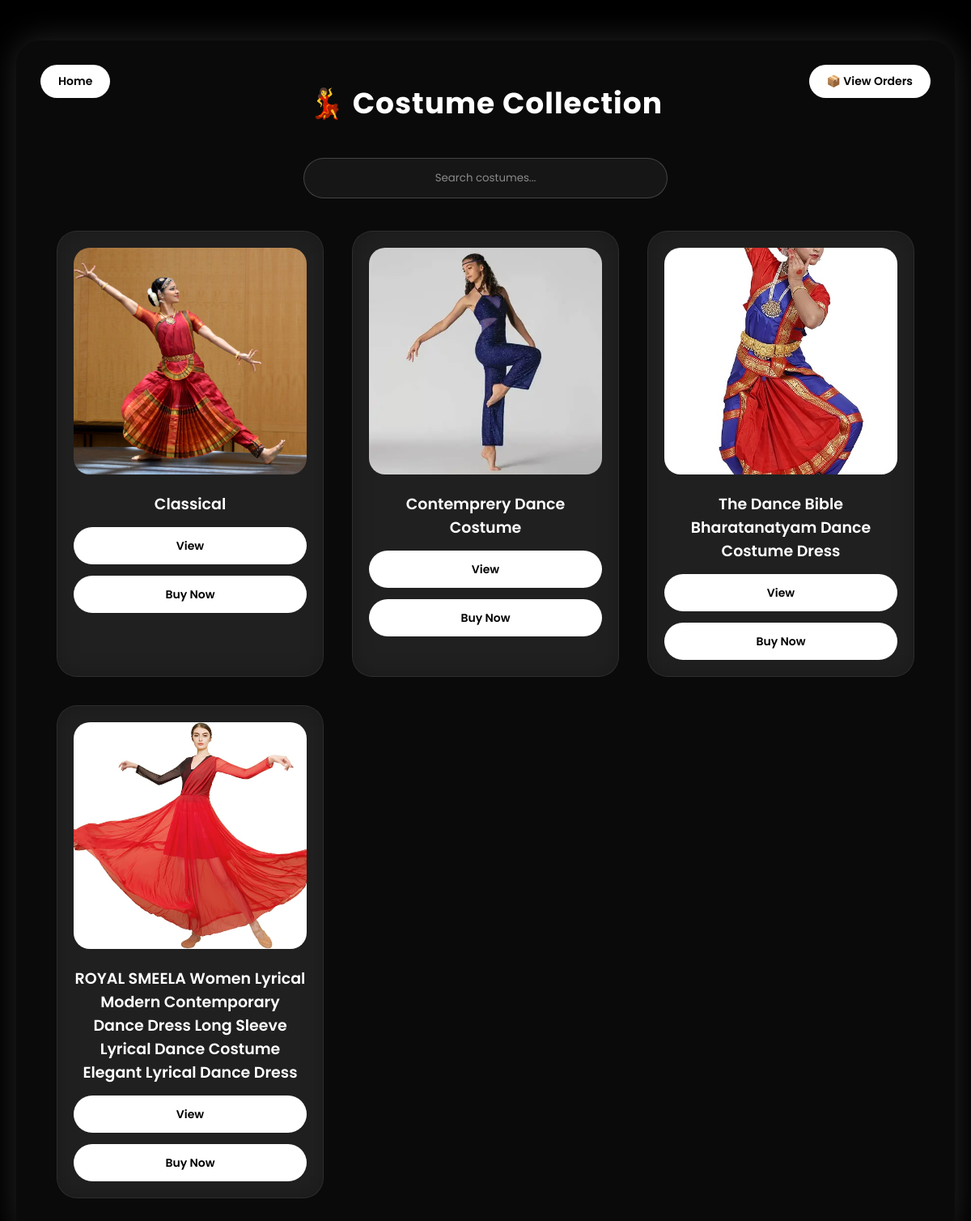
The page /listcostumes/ on the database its author committed.
### danceapp/models.py (models this page shows, shortened)
class Costume(models.Model):
    shop=models.ForeignKey(shop,on_delete=models.CASCADE,related_name="costume",null=True,blank=True)
    name = models.CharField(max_length=100,null=True,blank=True)
    rate = models.DecimalField(max_digits=10, decimal_places=2,null=True,blank=True)
    image = models.FileField(upload_to='costumes/', blank=True, null=True)
    description = models.TextField(blank=True, null=True)
    created_at=models.DateTimeField(auto_now_add=True,null=True,blank=True)

### danceapp/views.py (the view)
# urls.py: path('listcostumes/',views.listcostumes,name='listcostumes'),
def listcostumes(request):
    costumes = models.Costume.objects.all().order_by('-created_at')
    return render(request, 'listcostumes.html', {'costumes': costumes})

### danceapp/templates/listcostumes.html (shortened to what this page needs)
<!DOCTYPE html>
<html lang="en">
<head>
</head>
<body>
<div class="container">
  <a href="/home/" class="home-btn">Home</a>
  <a href="/user_orders_list/" class="order-btn">📦 View Orders</a>
  <h2>💃 Costume Collection</h2>
  <div class="search-bar">
    <input type="text" id="searchInput" onkeyup="searchCostume()" placeholder="Search costumes...">
  </div>
  <div class="costume-grid">
    {% for costume in costumes %}
    <div class="costume-card">
      <img src="{{ costume.image.url }}" alt="">
      <div class="costume-name">{{ costume.name }}</div>
      <a href="{% url 'costume_detail' costume.id %}" class="btn-buy">View</a>
      <a href="{% url 'addtocart' costume.id %}" class="btn-buy">Buy Now</a>
    </div>
    {% endfor %}
  </div>
</div>
</body>
</html>

### danceapp/templates/listcostumes.html (style rules this page uses)
:root { --bg: #000000; --primary: #ffffff; --secondary: #cfcfcf; --muted: #8a8a8a; --glass: rgba(255, 255, 255, 0.04); --card-glass: rgba(255, 255, 255, 0.06); }
* { margin: 0; padding: 0; box-sizing: border-box; font-family: 'Poppins', sans-serif; }
body { background: var(--bg); color: var(--primary); min-height: 100vh; padding: 50px 20px; display: flex; justify-content: center; }
.container { width: 100%; max-width: 1200px; background: var(--glass); backdrop-filter: blur(25px); border-radius: 30px; padding: 50px; box-shadow: 0 0 40px rgba(255,255,255,0.15); position: relative; animation: fadeIn 0.8s ease; }
h2 { text-align: center; font-size: 36px; font-weight: 700; margin-bottom: 40px; letter-spacing: 1px; }
.home-btn, .order-btn { position: absolute; top: 30px; padding: 10px 22px; border-radius: 30px; font-weight: 600; text-decoration: none; font-size: 14px; background: #ffffff; color: #000000; transition: 0.3s ease; }
.home-btn { left: 30px; }
.order-btn { right: 30px; }
.search-bar { margin-bottom: 40px; text-align: center; }
.search-bar input { width: 100%; max-width: 450px; padding: 14px; border-radius: 25px; border: 1px solid rgba(255,255,255,0.2); background: rgba(255,255,255,0.05); color: var(--primary); outline: none; text-align: center; transition: 0.3s; }
.search-bar input::placeholder { color: var(--muted); }
.costume-grid { display: grid; grid-template-columns: repeat(auto-fill, minmax(260px, 1fr)); gap: 35px; }
.costume-card { background: var(--card-glass); backdrop-filter: blur(18px); border-radius: 25px; padding: 20px; text-align: center; transition: all 0.3s ease; border: 1px solid rgba(255,255,255,0.08); }
.costume-card img { width: 100%; height: 280px; object-fit: cover; border-radius: 20px; transition: 0.4s ease; }
.costume-name { margin-top: 15px; font-size: 19px; font-weight: 600; }
.btn-buy, .cart { display: block; width: 100%; height: 46px; line-height: 46px; margin-top: 14px; border-radius: 30px; text-decoration: none; font-weight: 600; font-size: 14px; background: #ffffff; color: #000000; transition: 0.3s ease; }

### rows shown on the page
Costume: image (picture), name "Classical"
Costume: image (picture), name "Contemprery Dance Costume"
Costume: image (picture), name "The Dance Bible Bharatanatyam Dance Costume Dress"
Costume: image (picture), name "ROYAL SMEELA Women Lyrical Modern Contemporary Dance Dress Long Sleeve Lyrical Dance Costume Elegant Lyrical Dance Dress"
